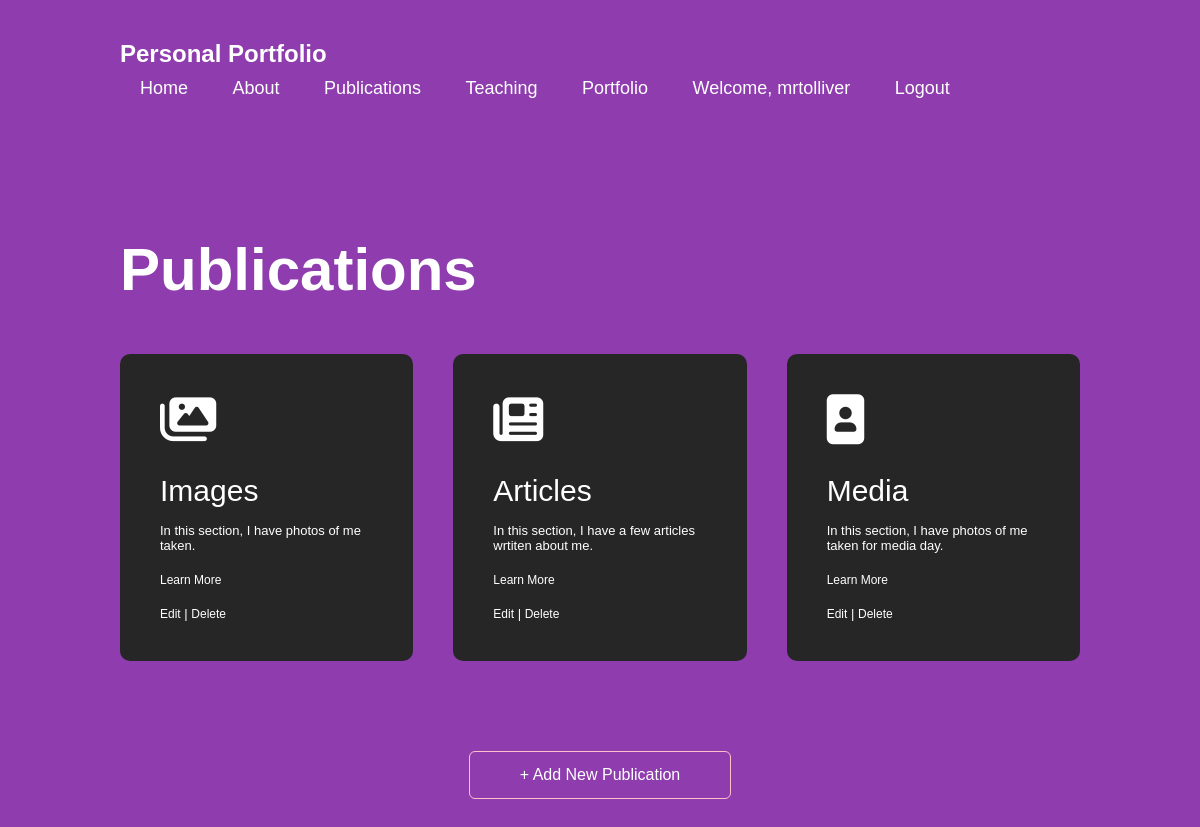
Page /Portfolio/user_publications.php (signed in) on the committed database.
### tables this page shows
CREATE TABLE `publications` (
  `id` int NOT NULL,
  `icon` varchar(200) NOT NULL,
  `name` varchar(200) NOT NULL,
  `description` varchar(300) NOT NULL,
  `link` varchar(200) NOT NULL,
  `user_id` int NOT NULL
);

### Portfolio/user_publications.php (the view, shortened to what this page needs)
<?php
$user_id = $_SESSION["user_id"];
?>
<!DOCTYPE html>
<html lang="en">
<head>
    <link rel="stylesheet" href="style.css">
</head>
<body>
<div id="services">
    <div class="container">
        <nav>
        <h1>Personal Portfolio</h1>
            <ul id="sidemenu">
                <li><a href="user_dashboard.php">Home</a></li>
                <li><a href="user_about.php">About</a></li>
                <li><a href="user_publications.php">Publications</a></li>
                <li><a href="user_teaching.php">Teaching</a></li>
                <li><a href="user_portfolio.php">Portfolio</a></li>
                <li><a href="#">Welcome, <?= htmlspecialchars($_SESSION["username"]) ?></a></li>
                <li><a href="logout.php">Logout</a></li>
            </ul>
        </nav>
        <br><br><br><br><br><br><br>
        <h1 class="subtitle">Publications</h1>
        <div class='services-list'>
        <?php
            $conn = new mysqli("localhost", "root", "root", "contact");
            $sql = "SELECT * FROM publications WHERE user_id = $user_id";
            $result = $conn->query($sql);
            if ($result && $result->num_rows > 0) {
                while ($row = $result->fetch_assoc()) {
                    echo "
                        <div>
                            <i class='{$row['icon']}'></i>
                            <h2>{$row['name']}</h2>
                            <p>{$row['description']}</p>
                            <a href='{$row['link']}'>Learn More</a>
                            <br>
                            <a href='edit.php?table=publications&id={$row['id']}'>Edit</a> |
                            <a href='delete_user.php?table=publications&id={$row['id']}' onclick=\"return confirm('Delete this item?');\">Delete</a>
                        </div>
                    ";
                }
            } else {
                echo "<p>No publications found.</p>";
            }
            echo "<br><a href='add_publications.php?table=publications' class='btn'>+ Add New Publication</a>";
        ?>
        </div>
    </div>
</div>
</body>
</html>

### Portfolio/style.css (style rules this page uses)
* { margin: 0; padding: 0; font-family: 'Poppins', sans-serif; box-sizing: border-box; }
html { scroll-behavior: smooth; }
body { background:rgba(111, 6, 152, 0.78); color: white; }
.container { padding: 10px 10%; }
nav { display: flex; align-items: center; justify-content: space-between; flex-wrap: wrap; position: sticky; top: 0; width: 100%; }
nav ul li { display: inline-block; list-style: none; margin: 10px 20px; }
nav ul li a { color: white; text-decoration: none; font-size: 18px; position: relative; }
nav ul li a::after { content: ''; width: 0; height: 3px; background: white; position: absolute; left: 0; bottom: -6px; transition: 0.5s; }
.subtitle { font-size: 60px; font-weight: 600; color: white; }
#services { padding: 30px 0; }
.services-list { display: grid; grid-template-columns: repeat(auto-fit, minmax(250px, 1fr)); grid-gap: 40px; margin-top: 50px; }
.services-list div { background: #262626; padding: 40px; font-size: 13px; font-weight: 300; border-radius: 10px; transition: background 0.5s, transform 0.5s; }
.services-list div i { font-size: 50px; margin-bottom: 30px; }
.services-list div h2 { font-size: 30px; font-weight: 500; margin-bottom: 15px; }
.services-list div a { text-decoration: none; color: white; font-size: 12px; margin-top: 20px; display: inline-block; }
.btn { display: block; margin: 50px auto; width: fit-content; border: 1px solid pink; padding: 14px 50px; border-radius: 6px; text-decoration: none; color: white; transition: background 0.5s; }

### rows in the picture
publications: name "Images", description "In this section, I have photos of me taken."
publications: name "Articles", description "In this section, I have a few articles wrtiten about me."
publications: name "Media", description "In this section, I have photos of me taken for media day."

### other values in the picture
$_SESSION["username"] "mrtolliver"
